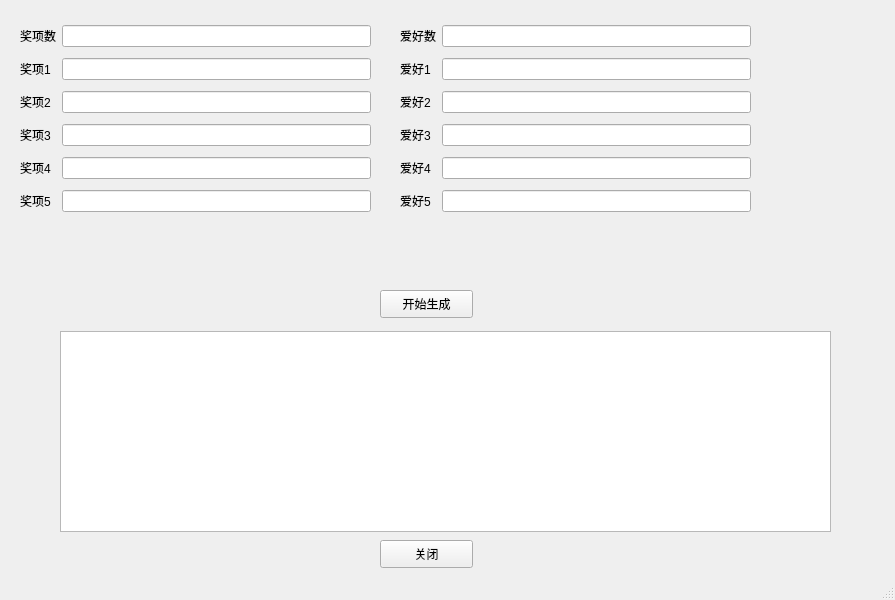
<?xml version="1.0" encoding="UTF-8"?>
<ui version="4.0">
 <class>MainWindow</class>
 <widget class="QMainWindow" name="MainWindow">
  <property name="geometry">
   <rect>
    <x>0</x>
    <y>0</y>
    <width>895</width>
    <height>600</height>
   </rect>
  </property>
  <property name="windowTitle">
   <string>MainWindow</string>
  </property>
  <widget class="QWidget" name="centralwidget">
   <widget class="QPushButton" name="pushButton">
    <property name="geometry">
     <rect>
      <x>380</x>
      <y>540</y>
      <width>93</width>
      <height>28</height>
     </rect>
    </property>
    <property name="text">
     <string>关闭</string>
    </property>
   </widget>
   <widget class="QWidget" name="layoutWidget">
    <property name="geometry">
     <rect>
      <x>20</x>
      <y>20</y>
      <width>351</width>
      <height>203</height>
     </rect>
    </property>
    <layout class="QGridLayout" name="gridLayout">
     <item row="2" column="0">
      <widget class="QLabel" name="label_3">
       <property name="text">
        <string>奖项2</string>
       </property>
      </widget>
     </item>
     <item row="5" column="0">
      <widget class="QLabel" name="label_6">
       <property name="text">
        <string>奖项5</string>
       </property>
      </widget>
     </item>
     <item row="1" column="1">
      <widget class="QLineEdit" name="prize_number_2">
       <property name="whatsThis">
        <string>&lt;html&gt;&lt;head/&gt;&lt;body&gt;&lt;p&gt;奖项数&lt;/p&gt;&lt;/body&gt;&lt;/html&gt;</string>
       </property>
      </widget>
     </item>
     <item row="0" column="1">
      <widget class="QLineEdit" name="prize_number">
       <property name="whatsThis">
        <string>&lt;html&gt;&lt;head/&gt;&lt;body&gt;&lt;p&gt;奖项数&lt;/p&gt;&lt;/body&gt;&lt;/html&gt;</string>
       </property>
      </widget>
     </item>
     <item row="4" column="1">
      <widget class="QLineEdit" name="prize_number_5">
       <property name="whatsThis">
        <string>&lt;html&gt;&lt;head/&gt;&lt;body&gt;&lt;p&gt;奖项数&lt;/p&gt;&lt;/body&gt;&lt;/html&gt;</string>
       </property>
      </widget>
     </item>
     <item row="1" column="0">
      <widget class="QLabel" name="label_2">
       <property name="text">
        <string>奖项1</string>
       </property>
      </widget>
     </item>
     <item row="5" column="1">
      <widget class="QLineEdit" name="prize_number_6">
       <property name="whatsThis">
        <string>&lt;html&gt;&lt;head/&gt;&lt;body&gt;&lt;p&gt;奖项数&lt;/p&gt;&lt;/body&gt;&lt;/html&gt;</string>
       </property>
      </widget>
     </item>
     <item row="2" column="1">
      <widget class="QLineEdit" name="prize_number_3">
       <property name="whatsThis">
        <string>&lt;html&gt;&lt;head/&gt;&lt;body&gt;&lt;p&gt;奖项数&lt;/p&gt;&lt;/body&gt;&lt;/html&gt;</string>
       </property>
      </widget>
     </item>
     <item row="3" column="0">
      <widget class="QLabel" name="label_4">
       <property name="text">
        <string>奖项3</string>
       </property>
      </widget>
     </item>
     <item row="4" column="0">
      <widget class="QLabel" name="label_5">
       <property name="text">
        <string>奖项4</string>
       </property>
      </widget>
     </item>
     <item row="3" column="1">
      <widget class="QLineEdit" name="prize_number_4">
       <property name="whatsThis">
        <string>&lt;html&gt;&lt;head/&gt;&lt;body&gt;&lt;p&gt;奖项数&lt;/p&gt;&lt;/body&gt;&lt;/html&gt;</string>
       </property>
      </widget>
     </item>
     <item row="0" column="0">
      <widget class="QLabel" name="label">
       <property name="text">
        <string>奖项数</string>
       </property>
      </widget>
     </item>
    </layout>
   </widget>
   <widget class="QPushButton" name="toStart">
    <property name="geometry">
     <rect>
      <x>380</x>
      <y>290</y>
      <width>93</width>
      <height>28</height>
     </rect>
    </property>
    <property name="text">
     <string>开始生成</string>
    </property>
   </widget>
   <widget class="QTextBrowser" name="textBrowser">
    <property name="geometry">
     <rect>
      <x>60</x>
      <y>331</y>
      <width>771</width>
      <height>201</height>
     </rect>
    </property>
   </widget>
   <widget class="QWidget" name="layoutWidget_2">
    <property name="geometry">
     <rect>
      <x>400</x>
      <y>20</y>
      <width>351</width>
      <height>203</height>
     </rect>
    </property>
    <layout class="QGridLayout" name="gridLayout_2">
     <item row="2" column="0">
      <widget class="QLabel" name="label_7">
       <property name="text">
        <string>爱好2</string>
       </property>
      </widget>
     </item>
     <item row="5" column="0">
      <widget class="QLabel" name="label_8">
       <property name="text">
        <string>爱好5</string>
       </property>
      </widget>
     </item>
     <item row="1" column="1">
      <widget class="QLineEdit" name="hobby_number_1">
       <property name="whatsThis">
        <string>&lt;html&gt;&lt;head/&gt;&lt;body&gt;&lt;p&gt;奖项数&lt;/p&gt;&lt;/body&gt;&lt;/html&gt;</string>
       </property>
      </widget>
     </item>
     <item row="0" column="1">
      <widget class="QLineEdit" name="hobby_number">
       <property name="whatsThis">
        <string>&lt;html&gt;&lt;head/&gt;&lt;body&gt;&lt;p&gt;奖项数&lt;/p&gt;&lt;/body&gt;&lt;/html&gt;</string>
       </property>
      </widget>
     </item>
     <item row="4" column="1">
      <widget class="QLineEdit" name="hobby_number_4">
       <property name="whatsThis">
        <string>&lt;html&gt;&lt;head/&gt;&lt;body&gt;&lt;p&gt;奖项数&lt;/p&gt;&lt;/body&gt;&lt;/html&gt;</string>
       </property>
      </widget>
     </item>
     <item row="1" column="0">
      <widget class="QLabel" name="label_9">
       <property name="text">
        <string>爱好1</string>
       </property>
      </widget>
     </item>
     <item row="5" column="1">
      <widget class="QLineEdit" name="hobby_number_5">
       <property name="whatsThis">
        <string>&lt;html&gt;&lt;head/&gt;&lt;body&gt;&lt;p&gt;奖项数&lt;/p&gt;&lt;/body&gt;&lt;/html&gt;</string>
       </property>
      </widget>
     </item>
     <item row="2" column="1">
      <widget class="QLineEdit" name="hobby_number_2">
       <property name="whatsThis">
        <string>&lt;html&gt;&lt;head/&gt;&lt;body&gt;&lt;p&gt;奖项数&lt;/p&gt;&lt;/body&gt;&lt;/html&gt;</string>
       </property>
      </widget>
     </item>
     <item row="3" column="0">
      <widget class="QLabel" name="label_10">
       <property name="text">
        <string>爱好3</string>
       </property>
      </widget>
     </item>
     <item row="4" column="0">
      <widget class="QLabel" name="label_11">
       <property name="text">
        <string>爱好4</string>
       </property>
      </widget>
     </item>
     <item row="3" column="1">
      <widget class="QLineEdit" name="hobby_number_3">
       <property name="whatsThis">
        <string>&lt;html&gt;&lt;head/&gt;&lt;body&gt;&lt;p&gt;奖项数&lt;/p&gt;&lt;/body&gt;&lt;/html&gt;</string>
       </property>
      </widget>
     </item>
     <item row="0" column="0">
      <widget class="QLabel" name="label_12">
       <property name="text">
        <string>爱好数</string>
       </property>
      </widget>
     </item>
    </layout>
   </widget>
  </widget>
  <widget class="QStatusBar" name="statusbar"/>
 </widget>
 <resources/>
 <connections>
  <connection>
   <sender>pushButton</sender>
   <signal>clicked()</signal>
   <receiver>MainWindow</receiver>
   <slot>close()</slot>
   <hints>
    <hint type="sourcelabel">
     <x>387</x>
     <y>533</y>
    </hint>
    <hint type="destinationlabel">
     <x>318</x>
     <y>461</y>
    </hint>
   </hints>
  </connection>
 </connections>
</ui>
